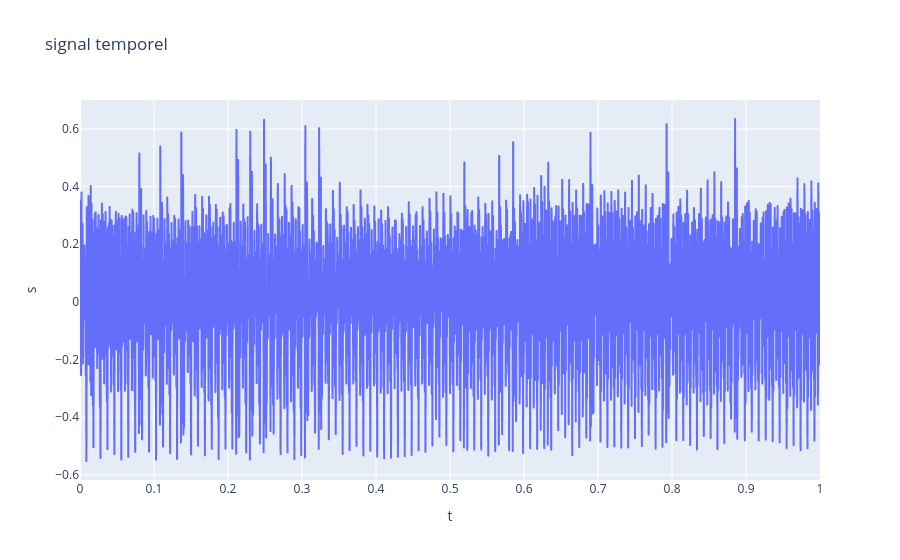
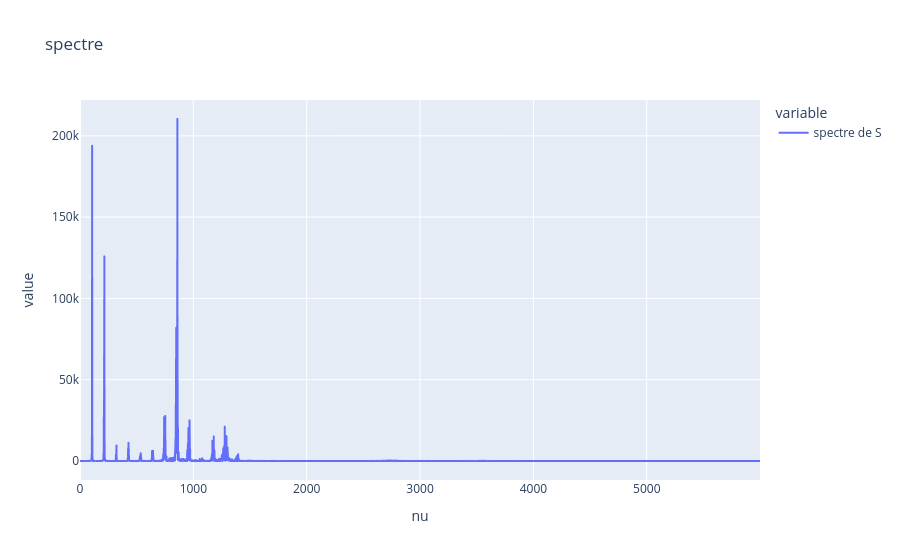
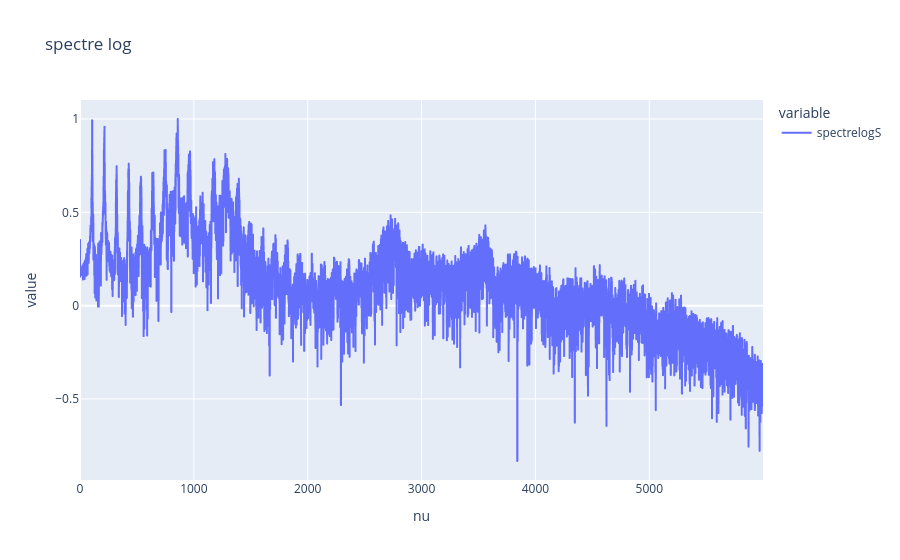

The cell these charts' notebook holds for them, in order:
### Markdown cell above
FONCTION QUI RETOURNE L'AMPLITUDE ET LA FREQUENCE DU FONDAMENTALE ET DE H HARMONIQUES SOUS FORME DE VECTEUR

### Code cell
signal_dict = np.load('a_1.npz')

s = signal_dict['s']
t = signal_dict['t']


df=pd.DataFrame({"t":t, "s":s})
fig= px.line(df, x="t", y="s", title="signal temporel")
fig.show()

nu,S = san.trans_fourier(s,t)


spectreS = ((abs(S))**2)

df=pd.DataFrame({"nu":nu, "spectre de S":spectreS})
fig2= px.line(df, x="nu", y=["spectre de S"], title="spectre")
fig2.show()

spectrelogS = np.log10(spectreS)/((np.max(np.log10(spectreS))))

df=pd.DataFrame({"nu":nu, "spectrelogS":spectrelogS})
fig4= px.line(df, x="nu", y=["spectrelogS"], title="spectre log")
fig4.show()
#prend les pics

### Figure 1 — Plotly figure (JSON) as saved in the notebook; plotly's stock layout.template omitted (floating-point values rounded to 4 significant figures; data arrays with more than 128 entries replaced by an {"elided": "..."} marker saying what was removed)
{"data": [{"hovertemplate": "t=%{x}<br>s=%{y}<extra></extra>", "legendgroup": "", "line": {"color": "#636efa", "dash": "solid"}, "marker": {"symbol": "circle"}, "mode": "lines", "name": "", "showlegend": false, "type": "scattergl", "x": {"elided": "12000 float values"}, "xaxis": "x", "y": {"elided": "12000 float values"}, "yaxis": "y"}], "layout": {"legend": {"tracegroupgap": 0}, "title": {"text": "signal temporel"}, "xaxis": {"anchor": "y", "domain": [0, 1], "title": {"text": "t"}}, "yaxis": {"anchor": "x", "domain": [0, 1], "title": {"text": "s"}}}}

### Figure 2 — Plotly figure (JSON) as saved in the notebook; plotly's stock layout.template omitted (floating-point values rounded to 4 significant figures; data arrays with more than 128 entries replaced by an {"elided": "..."} marker saying what was removed)
{"data": [{"hovertemplate": "variable=spectre de S<br>nu=%{x}<br>value=%{y}<extra></extra>", "legendgroup": "spectre de S", "line": {"color": "#636efa", "dash": "solid"}, "marker": {"symbol": "circle"}, "mode": "lines", "name": "spectre de S", "showlegend": true, "type": "scattergl", "x": {"elided": "6000 float values"}, "xaxis": "x", "y": {"elided": "6000 float values"}, "yaxis": "y"}], "layout": {"legend": {"title": {"text": "variable"}, "tracegroupgap": 0}, "title": {"text": "spectre"}, "xaxis": {"anchor": "y", "domain": [0, 1], "title": {"text": "nu"}}, "yaxis": {"anchor": "x", "domain": [0, 1], "title": {"text": "value"}}}}

### Figure 3 — Plotly figure (JSON) as saved in the notebook; plotly's stock layout.template omitted (floating-point values rounded to 4 significant figures; data arrays with more than 128 entries replaced by an {"elided": "..."} marker saying what was removed)
{"data": [{"hovertemplate": "variable=spectrelogS<br>nu=%{x}<br>value=%{y}<extra></extra>", "legendgroup": "spectrelogS", "line": {"color": "#636efa", "dash": "solid"}, "marker": {"symbol": "circle"}, "mode": "lines", "name": "spectrelogS", "showlegend": true, "type": "scattergl", "x": {"elided": "6000 float values"}, "xaxis": "x", "y": {"elided": "6000 float values"}, "yaxis": "y"}], "layout": {"legend": {"title": {"text": "variable"}, "tracegroupgap": 0}, "title": {"text": "spectre log"}, "xaxis": {"anchor": "y", "domain": [0, 1], "title": {"text": "nu"}}, "yaxis": {"anchor": "x", "domain": [0, 1], "title": {"text": "value"}}}}
